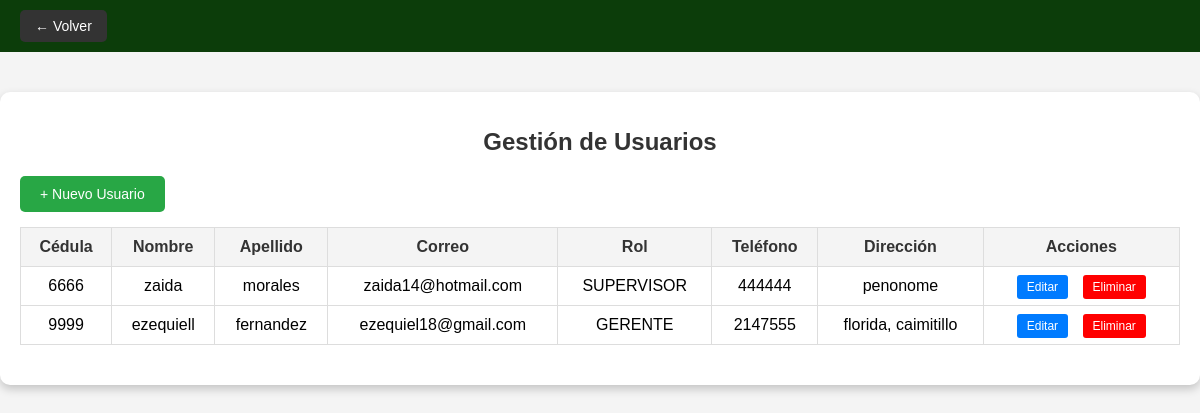
Page /PROYECTO/Gusuarios.php (signed in) on the committed database.
### tables this page shows
CREATE TABLE `roles_usuarios` (
  `CEDULA_US` varchar(20) DEFAULT NULL,
  `ROL` varchar(50) DEFAULT NULL
);

CREATE TABLE `usuario_backoffice` (
  `CEDULA_U` varchar(20) NOT NULL,
  `NOMBRE` varchar(50) DEFAULT NULL,
  `APELLIDO` varchar(50) DEFAULT NULL,
  `CORREO` varchar(100) DEFAULT NULL,
  `DIRECCION` varchar(50) NOT NULL,
  `N_TELEFONO` int(30) NOT NULL,
  `FECHA_NACIMIENTO` date NOT NULL
);

### PROYECTO/Gusuarios.php (the view, shortened to what this page needs)
<?php
include 'conexion.php';
$sql = "SELECT UB.CEDULA_U, UB.NOMBRE, UB.APELLIDO, UB.CORREO, UB.N_TELEFONO, UB.DIRECCION, RU.ROL
        FROM USUARIO_BACKOFFICE AS UB
        LEFT JOIN ROLES_USUARIOS AS RU ON UB.CEDULA_U = RU.CEDULA_US";
$result = $conn->query($sql);
?>
<!DOCTYPE html>
<html lang="es">
<head>
</head>
<body>
    <header>
        <a href="dashboard_usuario.php" class="back-button">← Volver</a>
    </header>
    <div class="container">
        <h1>Gestión de Usuarios</h1>
        <a href="registro_usuario.php" class="new-user">+ Nuevo Usuario</a>
        <table>
            <thead>
                <tr>
                    <th>Cédula</th>
                    <th>Nombre</th>
                    <th>Apellido</th>
                    <th>Correo</th>
                    <th>Rol</th>
                    <th>Teléfono</th>
                    <th>Dirección</th>
                    <th>Acciones</th>
                </tr>
            </thead>
            <tbody>
                <?php while ($row = $result->fetch_assoc()) : ?>
                    <tr>
                        <td><?php echo $row['CEDULA_U']; ?></td>
                        <td><?php echo $row['NOMBRE']; ?></td>
                        <td><?php echo $row['APELLIDO']; ?></td>
                        <td><?php echo $row['CORREO']; ?></td>
                        <td><?php echo $row['ROL'] ? $row['ROL'] : 'No asignado'; ?></td>
                        <td><?php echo $row['N_TELEFONO']; ?></td>
                        <td><?php echo $row['DIRECCION']; ?></td>
                        <td class="actions">
                            <a href="Edusuarios.php?cedula=<?php echo $row['CEDULA_U']; ?>" class="edit">Editar</a>
                            <a href="Gusuarios.php?eliminar=<?php echo $row['CEDULA_U']; ?>" class="delete"
                               onclick="return confirm('¿Está seguro de eliminar este usuario?')">Eliminar</a>
                        </td>
                    </tr>
                <?php endwhile; ?>
            </tbody>
        </table>
    </div>
</body>
</html>

### PROYECTO/Gusuarios.php (style rules this page uses)
body { font-family: Arial, sans-serif; margin: 0; padding: 0; background-color: #f4f4f4; }
header { background-color: #0c3d0a; color: white; padding: 10px 20px; display: flex; justify-content: space-between; align-items: center; }
header .back-button { background-color: #333; color: white; padding: 8px 15px; border-radius: 5px; text-decoration: none; font-size: 14px; }
.container { max-width: 1200px; margin: 40px auto; padding: 20px; background: #fff; border-radius: 10px; box-shadow: 0 4px 10px rgba(0, 0, 0, 0.2); }
h1 { text-align: center; margin-bottom: 20px; color: #333; font-size: 24px; }
.new-user { display: inline-block; margin-bottom: 15px; padding: 10px 20px; background-color: #28a745; color: white; text-decoration: none; border-radius: 5px; font-size: 14px; }
table { width: 100%; border-collapse: collapse; margin-bottom: 20px; }
table, th, td { border: 1px solid #ddd; }
th, td { padding: 10px; text-align: center; }
th { background-color: #f4f4f4; color: #333; }
.actions a { margin: 0 5px; padding: 5px 10px; color: white; text-decoration: none; border-radius: 3px; font-size: 12px; }
.actions .edit { background-color: #007bff; }
.actions .delete { background-color: red; }

### rows in the picture
roles_usuarios: CEDULA_US.CEDULA_U "6666", CEDULA_US.NOMBRE "zaida", CEDULA_US.APELLIDO "morales", CEDULA_US.CORREO "zaida14@hotmail.com", ROL "SUPERVISOR", CEDULA_US.N_TELEFONO "444444", CEDULA_US.DIRECCION "penonome"
roles_usuarios: CEDULA_US.CEDULA_U "9999", CEDULA_US.NOMBRE "ezequiell", CEDULA_US.APELLIDO "fernandez", CEDULA_US.CORREO "ezequiel18@gmail.com", ROL "GERENTE", CEDULA_US.N_TELEFONO "2147555", CEDULA_US.DIRECCION "florida, caimitillo"
